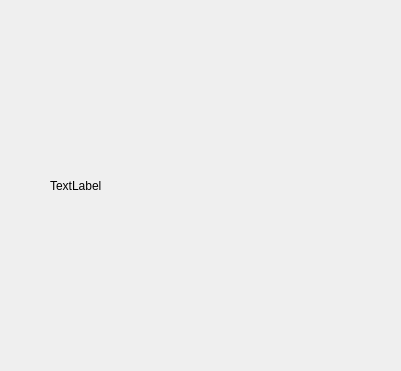
<?xml version="1.0" encoding="UTF-8"?>
<ui version="4.0">
 <class>window1</class>
 <widget class="QDialog" name="window1">
  <property name="geometry">
   <rect>
    <x>0</x>
    <y>0</y>
    <width>401</width>
    <height>371</height>
   </rect>
  </property>
  <property name="windowTitle">
   <string>Dialog</string>
  </property>
  <widget class="QLabel" name="label">
   <property name="geometry">
    <rect>
     <x>50</x>
     <y>10</y>
     <width>331</width>
     <height>351</height>
    </rect>
   </property>
   <property name="text">
    <string>TextLabel</string>
   </property>
  </widget>
 </widget>
 <resources/>
 <connections/>
</ui>
